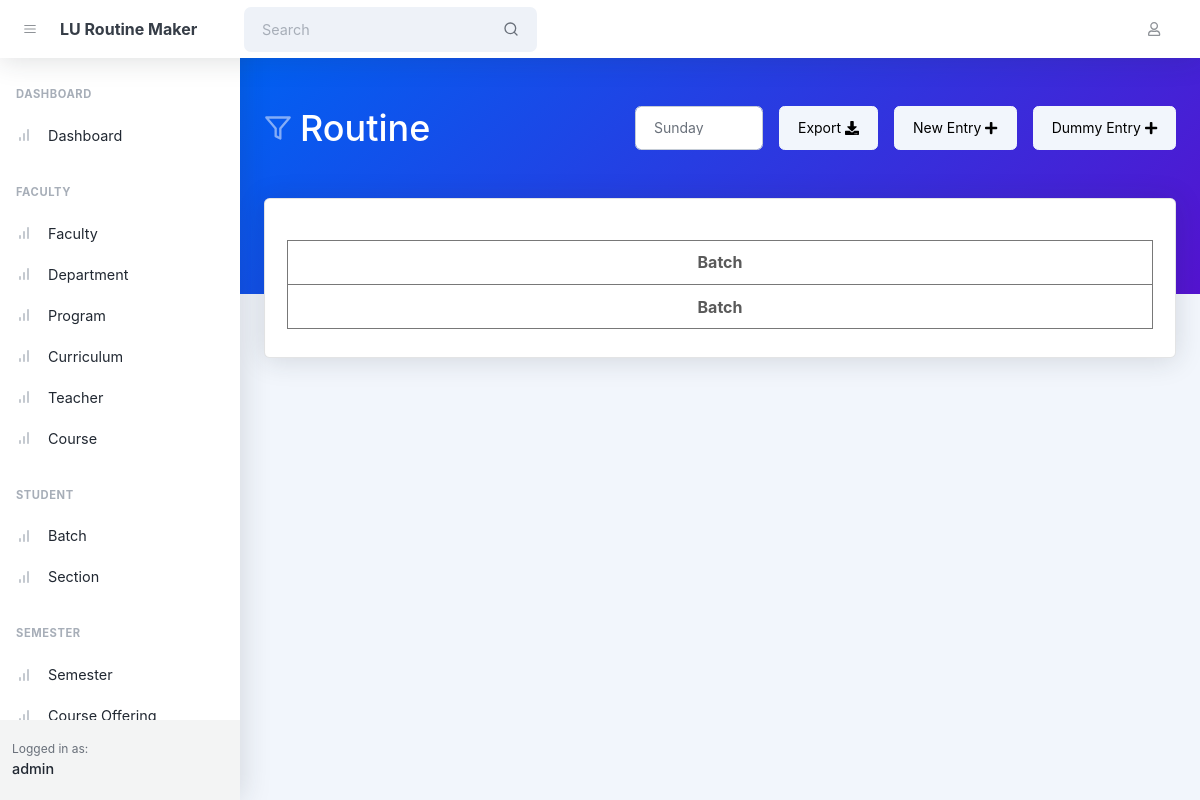
Before: /routines/ (signed in) with the older database file.
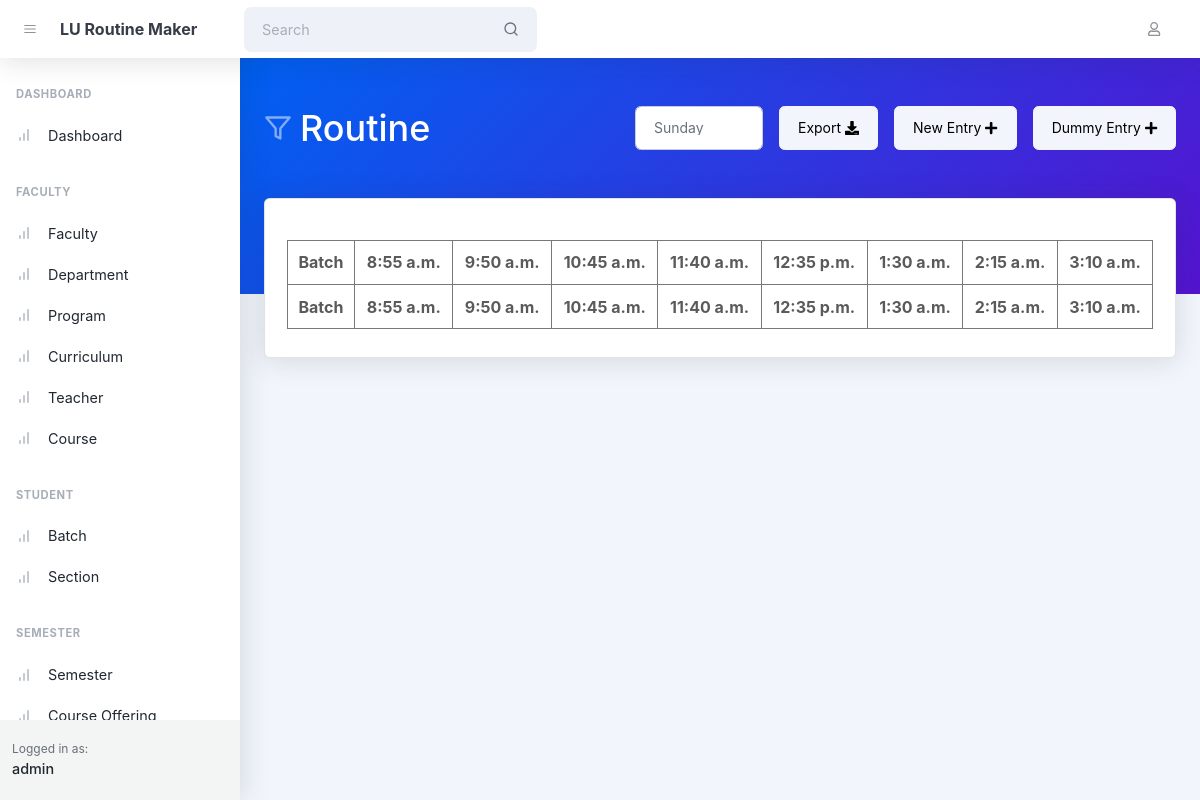
After: the same page with the newer database file.
### routine/models.py (models this page shows, shortened)
class SlotDetail(AbstractTimestampModel):
    slot = models.ForeignKey(
        verbose_name=_('Slot'),
        to='routine.SlotMaster',
        related_name='details',
        on_delete=models.CASCADE
    )
    start_time = models.TimeField(verbose_name=_('Start Time'))
    end_time = models.TimeField(verbose_name=_('End Time'))
    class Meta:
        verbose_name = _('Slot Detail')
        verbose_name_plural = _('Slot Details')

### routine/views.py (the view)
# urls.py: path('routines/', views.RoutineListView.as_view(), name='routine_list'),
@method_decorator(login_required, name='dispatch')
class RoutineListView(ListView):
    model = Routine
    template_name = 'routine_list.html'
    context_object_name = 'routines'
    def get_context_data(self, **kwargs):
        context = super().get_context_data(**kwargs)
        context['user'] = self.request.user
        context['slots'] = SlotDetail.objects.all()
        context['gen_routine'] = generateRoutine(
            self.request.GET.get('day') if self.request.GET.get('day') else 'sunday')
        context['sc'] = [0, 1, 2, 3, 4, 5, 6]
        return context

### routine/views.py (called while the page is built, shortened)
def generateRoutine(day_of_week):
    final = {}
    slots = SlotDetail.objects.all()
    rt = Routine.objects.filter(
        course_dist__offered__semester=True,
        day_of_week=day_of_week,
        dummy_department__isnull=True
    )
    print(rt)
    for sec in Section.objects.all():
        temp = rt.filter(course_dist__section=sec).order_by('slot__start_time')
    return final

### routine/templates/routine_list.html (shortened to what this page needs)
{% extends 'base.html' %}
{% block body_header %}
    <header class="page-header page-header-dark bg-gradient-primary-to-secondary pb-10">
        <div class="container-xl px-4">
            <div class="page-header-content pt-4">
                <div class="d-flex justify-content-between">
                    <div class="col-auto mt-4">
                        <h1 class="page-header-title">
                            <div class="page-header-icon"><i data-feather="filter"></i></div>
                            Routine
                        </h1>
                    </div>
                    <div class="mt-4 d-flex">
                        <div class="pr-2">
                            <div class="form-group" style="width:128px;">
                                <select class="form-control" id="day_filter">
                                    <option value="sunday">Sunday</option>
                                </select>
                            </div>
                        </div>
                        <div class="ms-3">
                            <a href="{% url 'routine:gen_routine' %}" class="btn btn-light">Export&nbsp;<i
                                    class="fas fa-download"></i> </a>
                        </div>
                        <div class="ms-3">
                            <a href="{% url 'routine:routine-create' %}" class="btn btn-light">New Entry&nbsp;<i
                                    class="fas fa-plus"></i> </a>
                        </div>
                        <div class="ms-3">
                            <a href="{% url 'routine:routine-create'%}?dummy=true" class="btn btn-light">Dummy Entry&nbsp;<i
                                    class="fas fa-plus"></i> </a>
                        </div>
                    </div>
                </div>
            </div>
        </div>
    </header>
{% endblock body_header %}
{% block body %}
    <div class="container-xl px-4 mt-n10">
        <div class="card mb-4">
            <div class="card-body">
                <table id="datatablesSimple">
                    <thead>
                    <tr>
                        <th>Batch</th>
                        {% for slot in slots %}
                            <th>{{ slot.start_time }}</th>
                        {% endfor %}
                    </tr>
                    </thead>
                    <tfoot>
                    <tr>
                        <th>Batch</th>
                        {% for slot in slots %}
                            <th>{{ slot.start_time }}</th>
                        {% endfor %}
                    </tr>
                    </tfoot>
                </table>
            </div>
        </div>
    </div>
{% endblock %}

Changed rows visible on the page:
added SlotDetail: start_time "8:55 a.m."
added SlotDetail: start_time "9:50 a.m."
added SlotDetail: start_time "10:45 a.m."
added SlotDetail: start_time "11:40 a.m."
added SlotDetail: start_time "12:35 p.m."
added SlotDetail: start_time "1:30 a.m."
added SlotDetail: start_time "2:15 a.m."
added SlotDetail: start_time "3:10 a.m."
